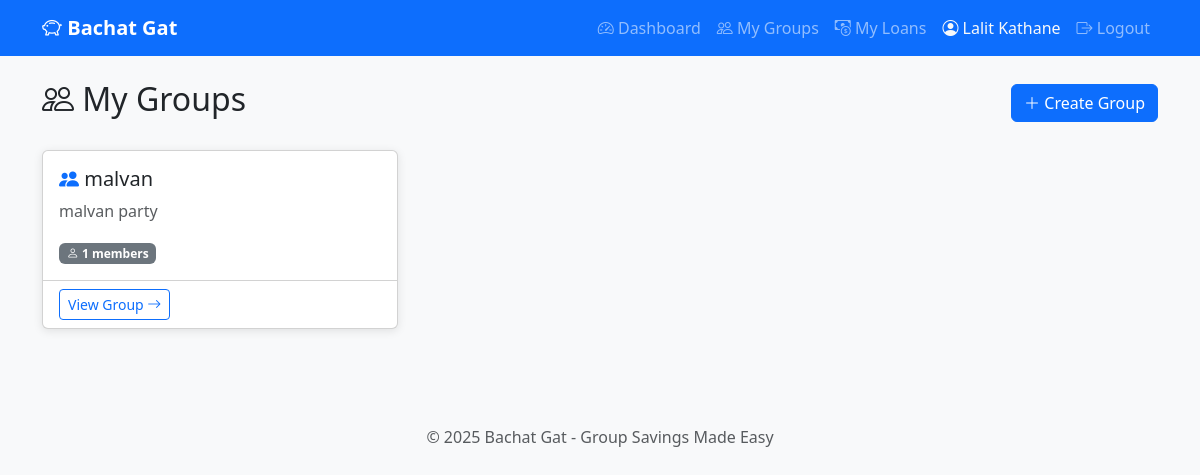
The app's page /groups (signed in) with its own data.
### app/models.py (models this page shows, shortened)
class User(UserMixin, db.Model):
    __tablename__ = 'users'
    id = db.Column(db.Integer, primary_key=True)
    name = db.Column(db.String(100), nullable=False)
    email = db.Column(db.String(120), unique=True, nullable=False)
    password_hash = db.Column(db.String(256), nullable=False)
    created_at = db.Column(db.DateTime, default=datetime.utcnow)
    groups_created = db.relationship('Group', backref='creator', lazy='dynamic')
    memberships = db.relationship('GroupMember', backref='user', lazy='dynamic')
    loan_requests = db.relationship('LoanRequest', backref='requester', lazy='dynamic',
                                    foreign_keys='LoanRequest.requested_by')
    approvals = db.relationship('LoanApproval', backref='approver', lazy='dynamic')
    contributions = db.relationship('MemberContribution', backref='contributor', lazy='dynamic')
    repayments = db.relationship('LoanRepayment', backref='payer', lazy='dynamic')
    transactions_created = db.relationship('WalletTransaction', backref='created_by_user', lazy='dynamic')

class Group(db.Model):
    __tablename__ = 'groups'
    id = db.Column(db.Integer, primary_key=True)
    name = db.Column(db.String(100), nullable=False)
    description = db.Column(db.String(500))
    created_by = db.Column(db.Integer, db.ForeignKey('users.id'), nullable=False)
    created_at = db.Column(db.DateTime, default=datetime.utcnow)
    members = db.relationship('GroupMember', backref='group', lazy='dynamic',
                              cascade='all, delete-orphan')
    loan_requests = db.relationship('LoanRequest', backref='group', lazy='dynamic',
                                    cascade='all, delete-orphan')
    wallet = db.relationship('GroupWallet', backref='group', uselist=False,
                             cascade='all, delete-orphan')
    def get_member_count(self):
        return self.members.count()

### app/routes/groups.py (the view)
@groups_bp.route('/groups')
@login_required
def list_groups():
    my_memberships = GroupMember.query.filter_by(user_id=current_user.id).all()
    my_groups = [membership.group for membership in my_memberships]
    return render_template('groups/list.html', groups=my_groups)

### app/__init__.py (called while the page is built)
def create_app():
    app = Flask(__name__)
    app.config.from_object(Config)
    db.init_app(app)
    login_manager.init_app(app)
    from app.models import User
    @login_manager.user_loader
    def load_user(user_id):
        return User.query.get(int(user_id))
    from app.routes.auth import auth_bp
    from app.routes.groups import groups_bp
    from app.routes.loans import loans_bp
    from app.routes.wallet import wallet_bp
    app.register_blueprint(auth_bp)
    app.register_blueprint(groups_bp)
    app.register_blueprint(loans_bp)
    app.register_blueprint(wallet_bp)
    with app.app_context():
        db.create_all()
        print("✅ Database tables created!")
    return app

### app/templates/groups/list.html (shortened to what this page needs)
{% extends 'base.html' %}
{% block content %}
<div class="d-flex justify-content-between align-items-center mb-4">
    <h2><i class="bi bi-people"></i> My Groups</h2>
    <a href="{{ url_for('groups.create_group') }}" class="btn btn-primary">
        <i class="bi bi-plus-lg"></i> Create Group
    </a>
</div>
{% if groups %}
    <div class="row">
        {% for group in groups %}
        <div class="col-md-4 mb-4">
            <div class="card h-100">
                <div class="card-body">
                    <h5 class="card-title">
                        <i class="bi bi-people-fill text-primary"></i>
                        {{ group.name }}
                    </h5>
                    <p class="card-text text-muted">
                        {{ group.description or 'No description' }}
                    </p>
                    <span class="badge bg-secondary">
                        <i class="bi bi-person"></i> {{ group.get_member_count() }} members
                    </span>
                </div>
                <div class="card-footer bg-transparent">
                    <a href="{{ url_for('groups.view_group', group_id=group.id) }}"
                       class="btn btn-outline-primary btn-sm">
                        View Group <i class="bi bi-arrow-right"></i>
                    </a>
                </div>
            </div>
        </div>
        {% endfor %}
    </div>
{% endif %}
{% endblock %}

### app/templates/base.html (shortened to what this page needs)
<!DOCTYPE html>
<html lang="en">
<head>
    <link href="https://cdn.jsdelivr.net/npm/bootstrap@5.3.0/dist/css/bootstrap.min.css" rel="stylesheet">
    <link href="https://cdn.jsdelivr.net/npm/bootstrap-icons@1.10.0/font/bootstrap-icons.css" rel="stylesheet">
</head>
<body>
    <nav class="navbar navbar-expand-lg navbar-dark bg-primary">
        <div class="container">
            <a class="navbar-brand" href="{{ url_for('auth.home') }}">
                <i class="bi bi-piggy-bank"></i> Bachat Gat
            </a>
            <div class="collapse navbar-collapse" id="navbarNav">
                <ul class="navbar-nav ms-auto">
                    {% if current_user.is_authenticated %}
                        <li class="nav-item">
                            <a class="nav-link" href="{{ url_for('auth.dashboard') }}">
                                <i class="bi bi-speedometer2"></i> Dashboard
                            </a>
                        </li>
                        <li class="nav-item">
                            <a class="nav-link" href="{{ url_for('groups.list_groups') }}">
                                <i class="bi bi-people"></i> My Groups
                            </a>
                        </li>
                        <li class="nav-item">
                            <a class="nav-link" href="{{ url_for('loans.my_loans') }}">
                                <i class="bi bi-cash-coin"></i> My Loans
                            </a>
                        </li>
                        <li class="nav-item">
                            <span class="nav-link text-light">
                                <i class="bi bi-person-circle"></i> {{ current_user.name }}
                            </span>
                        </li>
                        <li class="nav-item">
                            <a class="nav-link" href="{{ url_for('auth.logout') }}">
                                <i class="bi bi-box-arrow-right"></i> Logout
                            </a>
                        </li>
                    {% endif %}
                </ul>
            </div>
        </div>
    </nav>
    <main class="container mt-4">
        {% block content %}{% endblock %}
    </main>
    <footer class="text-center py-4 mt-5">
        <p class="text-muted">&copy; 2025 Bachat Gat - Group Savings Made Easy</p>
    </footer>
</body>
</html>

### app/templates/base.html (style rules this page uses)
body { background-color: #f8f9fa; }
.navbar-brand { font-weight: bold; }
.card { box-shadow: 0 2px 10px rgba(0,0,0,0.1); }

### records on screen
User: name "Lalit Kathane"
Group: name "malvan", description "malvan party", get_member_count "1"
